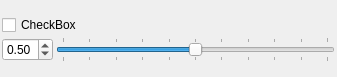
<?xml version="1.0" encoding="UTF-8"?>
<ui version="4.0">
 <class>CheckSpinSliderBox</class>
 <widget class="QWidget" name="CheckSpinSliderBox">
  <property name="geometry">
   <rect>
    <x>0</x>
    <y>0</y>
    <width>337</width>
    <height>77</height>
   </rect>
  </property>
  <property name="windowTitle">
   <string>Form</string>
  </property>
  <layout class="QGridLayout" name="gridLayout">
   <property name="leftMargin">
    <number>2</number>
   </property>
   <property name="topMargin">
    <number>2</number>
   </property>
   <property name="rightMargin">
    <number>2</number>
   </property>
   <property name="bottomMargin">
    <number>2</number>
   </property>
   <property name="spacing">
    <number>2</number>
   </property>
   <item row="0" column="0">
    <layout class="QVBoxLayout" name="verticalLayout">
     <item>
      <widget class="QCheckBox" name="checkBox">
       <property name="text">
        <string>CheckBox</string>
       </property>
      </widget>
     </item>
     <item>
      <layout class="QHBoxLayout" name="horizontalLayout">
       <property name="spacing">
        <number>3</number>
       </property>
       <item>
        <widget class="QDoubleSpinBox" name="dSpinBox">
         <property name="sizePolicy">
          <sizepolicy hsizetype="Fixed" vsizetype="Fixed">
           <horstretch>0</horstretch>
           <verstretch>0</verstretch>
          </sizepolicy>
         </property>
         <property name="decimals">
          <number>2</number>
         </property>
         <property name="minimum">
          <double>0.000000000000000</double>
         </property>
         <property name="maximum">
          <double>1.000000000000000</double>
         </property>
         <property name="singleStep">
          <double>0.010000000000000</double>
         </property>
         <property name="value">
          <double>0.500000000000000</double>
         </property>
        </widget>
       </item>
       <item>
        <widget class="QSlider" name="hSlider">
         <property name="maximum">
          <number>10000</number>
         </property>
         <property name="singleStep">
          <number>0</number>
         </property>
         <property name="pageStep">
          <number>0</number>
         </property>
         <property name="value">
          <number>5000</number>
         </property>
         <property name="orientation">
          <enum>Qt::Horizontal</enum>
         </property>
         <property name="tickPosition">
          <enum>QSlider::TicksBothSides</enum>
         </property>
         <property name="tickInterval">
          <number>1000</number>
         </property>
        </widget>
       </item>
      </layout>
     </item>
    </layout>
   </item>
  </layout>
 </widget>
 <resources/>
 <connections/>
</ui>
